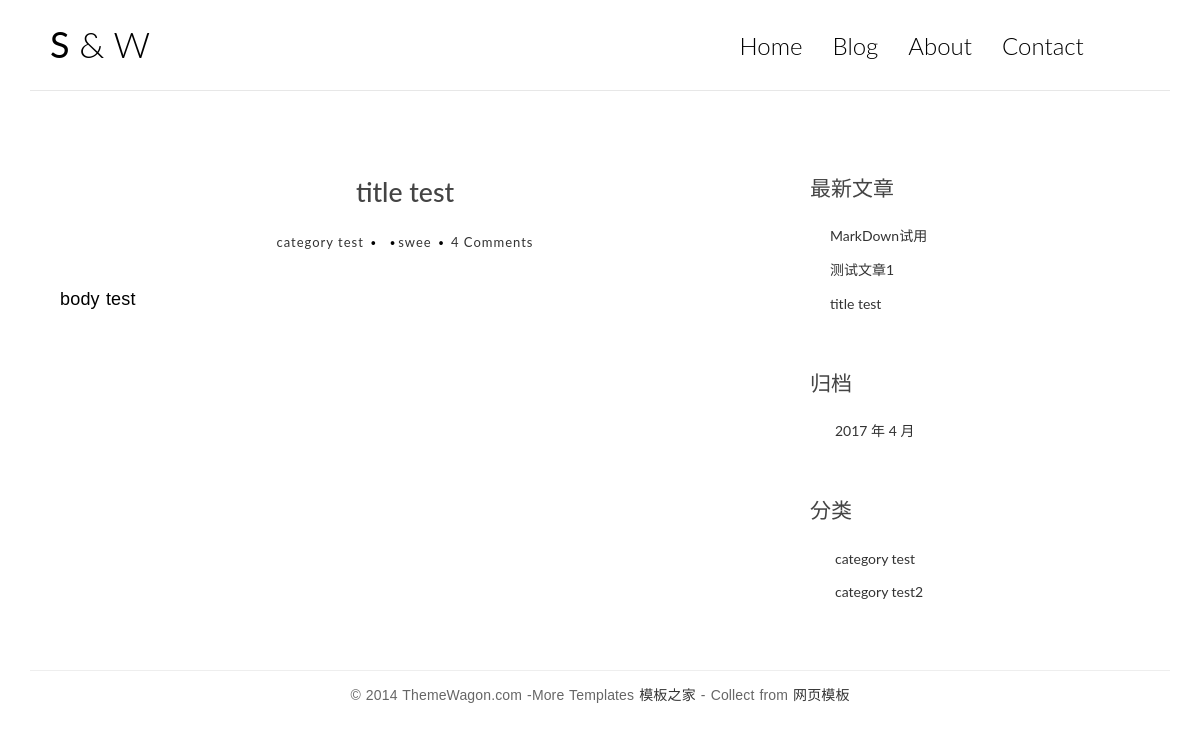
The app's page /post/1/ with its own data.
### blog/models.py (models this page shows, shortened)
class Post(models.Model):
    class Meta:
        ordering = ['-created_time']
    title = models.CharField(max_length=70)
    body = models.TextField()
    created_time = models.DateTimeField()
    modified_time = models.DateTimeField()
    excerpt = models.CharField(max_length=200, blank=True)
    category = models.ForeignKey(Category)
    tags = models.ManyToManyField(Tag, blank=True)
    author = models.ForeignKey(User)
    def get_absolute_url(self):
        return reverse('blog:detail',kwargs={'pk':self.pk})

class Category(models.Model):
    name = models.CharField(max_length=100)

### blog/views.py (the view)
# urls.py: url(r'^post/(?P<pk>[0-9]+)/$',views.detail,name='detail'),
def detail(request, pk):
    post = get_object_or_404(Post, pk=pk)
    post.body = markdown.markdown(post.body,
                                  extensions=[
                                     'markdown.extensions.extra',
                                     'markdown.extensions.codehilite',
                                     'markdown.extensions.toc',
                                  ])
    form = CommentForm()
    comment_list = post.comment_set.all()
    context = {'post': post,
               'form': form,
               'comment_list': comment_list
               }
    return render(request, 'blog/detail.html', context=context)

### blog/templatetags/blog_tags.py (called while the page is built)
@register.simple_tag
def get_recent_posts(num=5):
    return Post.objects.all()[:num]

@register.simple_tag
def archives():
    return Post.objects.dates('created_time', 'month', order='DESC')

@register.simple_tag
def get_categories():
    return Category.objects.all()

### template/blog/detail.html (shortened to what this page needs)
{% extends 'base.html' %}
{% block main %}
	<article class="post post-1">
		<header class="entry-header">
			<h1 class="entry-title">{{post.title}}</h1>
			<div class="entry-meta">
				<span class="post-category"><a href="#">{{post.category.name}}</a></span>
				<span class="post-date"><a href="#"><time class="entry-date" datetime="{{post.created_time}}">{{post.create_time}}</time></a></span>
				<span class="post-author"><a href="#">{{post.author}}</a></span>
				<span class="comments-link"><a href="#">4 Comments</a></span>
			</div>
		</header>
		<div class="entry-content clearfix">
			{{post.body|safe}}
		</div>
	</article>
	<section class="comment-area">
	</section>
{%endblock main%}

### template/base.html (shortened to what this page needs)
{% load blog_tags %}
<!DOCTYPE html>
<html>
	<head>
		{% load staticfiles %}
		<link rel="stylesheet" href="{% static 'blog/css/bootstrap.min.css' %}">
		<link rel="stylesheet" href="http://code.ionicframework.com/ionicons/2.0.1/css/ionicons.min.css">
		<link rel="stylesheet" href="{% static 'blog/css/pace.css' %}">
	    <link rel="stylesheet" href="{% static 'blog/css/custom.css' %}">
		<link rel="stylesheet" href="{% static 'blog/css/friendly.css' %}">
	</head>
	<body>
		<div class="container">
			<header id="site-header">
				<div class="row">
					<div class="col-md-4 col-sm-5 col-xs-8">
						<div class="logo">
							<h1><a href="index.html"><b>S</b> &amp; W</a></h1>
						</div>
					</div>
					<div class="col-md-8 col-sm-7 col-xs-4">
						<nav class="main-nav" role="navigation">
							<div class="collapse navbar-collapse" id="bs-example-navbar-collapse-1">
  								<ul class="nav navbar-nav navbar-right">
    								<li class="cl-effect-11"><a href="index.html" data-hover="Home">Home</a></li>
    								<li class="cl-effect-11"><a href="index.html" data-hover="Blog">Blog</a></li>
    								<li class="cl-effect-11"><a href="about.html" data-hover="About">About</a></li>
    								<li class="cl-effect-11"><a href="contact.html" data-hover="Contact">Contact</a></li>
  								</ul>
							</div>
						</nav>
					</div>
				</div>
			</header>
		</div>
		<div class="content-body">
			<div class="container">
				<div class="row">
					<main class="col-md-8">
						{% block main %}
						{% endblock main%}
					</main>
					<aside class="col-md-4">
						<div class="widget widget-recent-posts">
							<h3 class="widget-title">最新文章</h3>
							{% get_recent_posts as recent_post_list %}
							<ul>
								{% for post in recent_post_list %}
								<li>
									<a href={{post.get_absolute_url}}>{{post.title}}</a>
								</li>
								{% endfor %}
							</ul>
						</div>
						<div class="widget widget-archives">
						  <h3 class="widget-title">归档</h3>
						  {% archives as date_list %}
						  <ul>
							{% for date in date_list %}
							<li>
							  <a href="{%url 'blog:archives' date.year date.month %}">{{ date.year }} 年 {{ date.month }} 月</a>
							</li>
							{% endfor %}
						  </ul>
						</div>
						<div class="widget widget-category">
						  <h3 class="widget-title">分类</h3>
						  {% get_categories as category_list %}
						  <ul>
							{% for category in category_list %}
							<li>
							  <a href="{% url 'blog:category' category.pk %}">{{ category.name }}</a>
							</li>
							{% endfor %}
						  </ul>
						</div>
					</aside>
				</div>
			</div>
		</div>
		<footer id="site-footer">
			<div class="container">
				<div class="row">
					<div class="col-md-12">
						<p class="copyright">&copy; 2014 ThemeWagon.com -More Templates <a href="http://www.cssmoban.com/" target="_blank" title="模板之家">模板之家</a> - Collect from <a href="http://www.cssmoban.com/" title="网页模板" target="_blank">网页模板</a></p>
					</div>
				</div>
			</div>
		</footer>
	</body>
</html>

### blog/static/blog/css/custom.css (style rules this page uses)
* { outline: none; }
h1, h2, h3, h4, h5, h6 { margin-top: 0; }
b { font-weight: 400; }
a { color: #333; }
body { color: #444; font-family: 'Lato', sans-serif; }
p { font-family: 'Ubuntu', sans-serif; font-weight: 400; word-spacing: 1px; letter-spacing: 0.01em; }
#site-header { background-color: #FFF; padding: 25px 20px; margin-bottom: 40px; border-bottom: 1px solid #e7e7e7; }
.logo h1 a { color: #000; }
.logo h1 { margin: 0; font-family: 'Lato', sans-serif; font-weight: 300; }
.main-nav { margin-top: 11px; max-width: 95%; }
.main-nav a { color: #000000 !important; padding: 0 0 5px 0 !important; margin-right: 30px; font-family: 'Lato', sans-serif; font-weight: 300; font-size: 24px; }
.cl-effect-11 a { padding: 10px 0; color: #0972b4; text-shadow: none; }
.cl-effect-11 a::before { position: absolute; top: 0; left: 0; overflow: hidden; padding: 0 0 5px 0 !important; max-width: 0; border-bottom: 1px solid #000; color: #000; content: attr(data-hover); -webkit-transition: max-width 0.5s; -moz-transition: max-width 0.5s; transition: max-width 0.5s; }
.content-body { padding-bottom: 4em; }
.post, .comment-area { background: #fff; padding: 30px 30px 0; }
.entry-title { text-align: center; font-size: 1.9em; margin-bottom: 20px; line-height: 1.6; padding: 10px 20px 0; }
.entry-meta { text-align: center; color: #DDDDDD; font-size: 13px; letter-spacing: 1px; margin-bottom: 30px; }
.entry-content { font-size: 18px; line-height: 1.9; font-weight: 300; color: #000; }
.post-category, .post-date, .post-author { position: relative; padding-right: 15px; }
.post-category::after, .post-date::after, .post-author::after { position: absolute; content: '.'; color: #000; font-size: 30px; top: -22px; right: 1px; }
.widget { background: #fff; padding: 30px 0 0; }
.widget-title { font-size: 1.5em; margin-bottom: 20px; line-height: 1.6; padding: 10px 0 0; font-weight: 400; }
.widget-recent-posts ul { padding: 0; margin: 0; padding-left: 20px; }
.widget-recent-posts ul li { list-style-type: none; position: relative; line-height: 170%; margin-bottom: 10px; }
.widget-recent-posts ul li::before { content: '\f3d3'; font-family: "Ionicons"; position: absolute; left: -17px; top: 3px; font-size: 16px; color: #000; }
.widget-archives ul { padding: 0; margin: 0; padding-left: 25px; }
.widget-archives ul li { list-style-type: none; position: relative; line-height: 170%; margin-bottom: 10px; }
.widget-archives ul li::before { content: '\f3f3'; font-family: "Ionicons"; position: absolute; left: -25px; top: 1px; font-size: 16px; color: #000; }
.widget-category ul { padding: 0; margin: 0; padding-left: 25px; }
.widget-category ul li { list-style-type: none; position: relative; line-height: 170%; margin-bottom: 10px; }
.widget-category ul li::before { content: '\f3fe'; font-family: "Ionicons"; position: absolute; left: -25px; top: 1px; font-size: 18px; color: #000; }
#site-footer { padding-top: 10px; padding: 0 0 1.5em 0; }
.copyright { text-align: center; padding-top: 1em; margin: 0; border-top: 1px solid #eee; color: #666; }

### records on screen
Post: title "title test", category.name "category test", author "swee", body "body test"
Post: title "MarkDown试用"
Post: title "测试文章1"
Category: name "category test"
Category: name "category test2"

### other values on screen
{{ date.year }} "2017"
{{ date.month }} "4"
